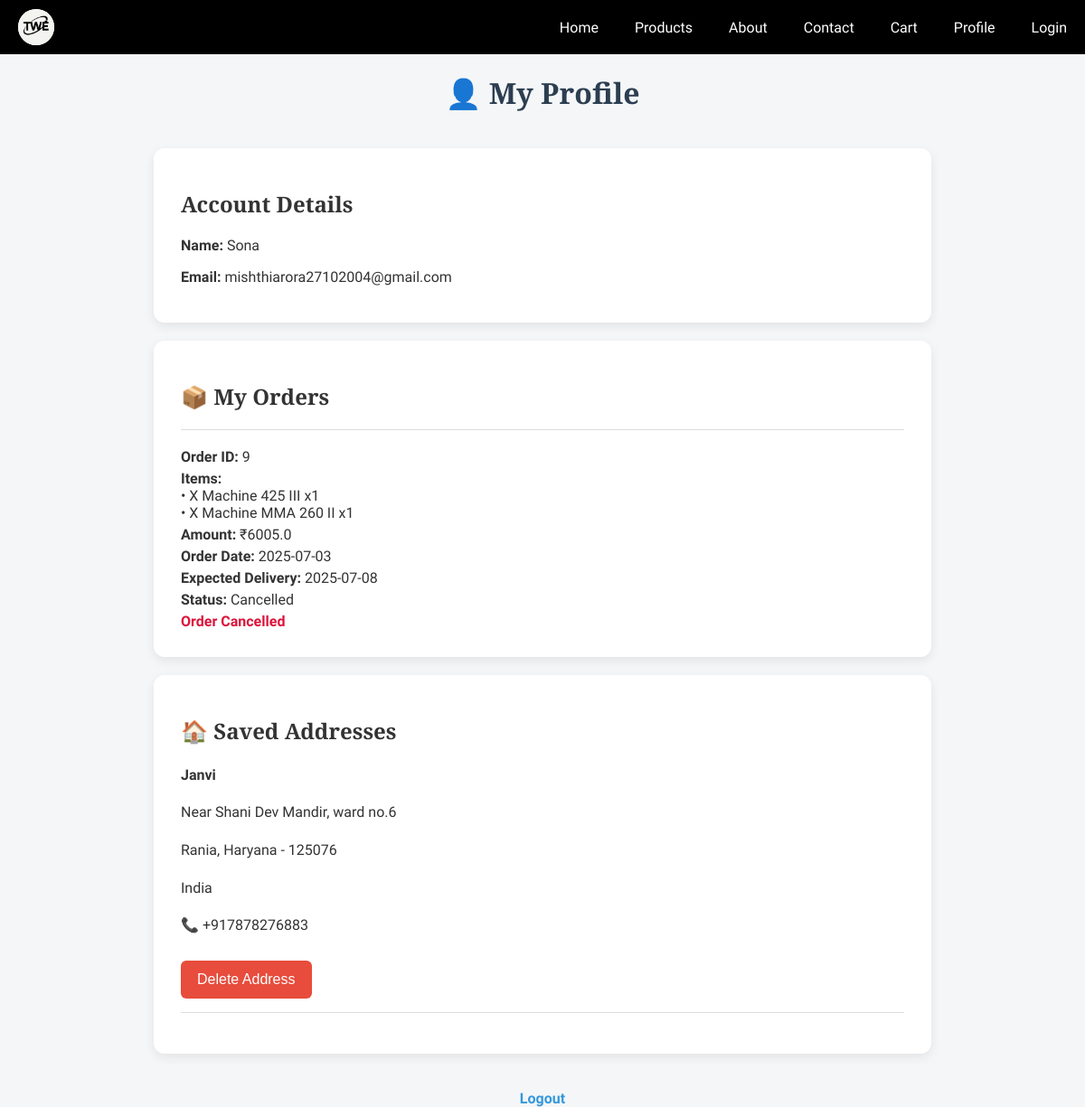
The page /profile (signed in) on the database its author committed.
### tables this page shows
CREATE TABLE users (
            id INTEGER PRIMARY KEY AUTOINCREMENT,
            username TEXT NOT NULL UNIQUE,
            email TEXT NOT NULL UNIQUE,
            password TEXT NOT NULL
        , reset_token TEXT, reset_token_expiry DATETIME);

CREATE TABLE orders (
    id INTEGER PRIMARY KEY AUTOINCREMENT,
    user_id INTEGER NOT NULL,
    items TEXT NOT NULL,
    total_amount REAL NOT NULL,
    order_date TEXT NOT NULL,
    expected_delivery TEXT NOT NULL,
    status TEXT DEFAULT 'Placed',
    FOREIGN KEY (user_id) REFERENCES users(id)
);

CREATE TABLE "addresses" (
	"id"	INTEGER,
	"user_id"	INTEGER NOT NULL,
	"name"	TEXT NOT NULL,
	"phone"	TEXT NOT NULL,
	"address_line"	TEXT NOT NULL,
	"city"	TEXT NOT NULL,
	"state"	TEXT NOT NULL,
	"pincode"	TEXT NOT NULL,
	"country"	TEXT,
	PRIMARY KEY("id" AUTOINCREMENT),
	FOREIGN KEY("user_id") REFERENCES "users"("id")
);

### app.py (the view)
@app.route('/profile')
def profile():
    user_id = session.get('user_id')
    if not user_id:
        flash("Please log in to view your profile.", "danger")
        return redirect(url_for('login'))
    conn = get_db_connection()
    user = conn.execute("SELECT * FROM users WHERE id = ?", (user_id,)).fetchone()
    addresses = conn.execute("SELECT * FROM addresses WHERE user_id = ?", (user_id,)).fetchall()
    orders = conn.execute("SELECT * FROM orders WHERE user_id = ?", (user_id,)).fetchall()
    conn.close()
    return render_template('profile.html', user=user, addresses=addresses, orders=orders)

### app.py (called while the page is built)
def get_db_connection():
    conn = sqlite3.connect(DATABASE)
    conn.row_factory = sqlite3.Row
    return conn

### templates/profile.html (shortened to what this page needs)
<!DOCTYPE html>
<html lang="en">
<head>
  <link rel="stylesheet" href="{{ url_for('static', filename='style.css') }}" />
</head>
<body>
  <nav class="navbar">
    <div class="logo">
      <img src="{{ url_for('static', filename='pictures/TWE.png') }}" alt="Logo" />    </div>
    <ul class="nav-links" id="nav-links">
      <li><a href="/">Home</a></li>
      <li><a href="{{ url_for('products') }}">Products</a></li>
      <li><a href="/about">About</a></li>
      <li><a href="/contact">Contact</a></li>
      <li><a href="/cart">Cart</a></li>
      <li><a href="/profile">Profile</a></li>
      <li><a href="/login">Login</a></li>
    </ul>
  </nav>
  <h1>👤 My Profile</h1>
  <div class="section">
    <h2>Account Details</h2>
    <p><span class="label">Name:</span> {{ user.name or session.get('username') or 'N/A' }}</p>
    <p><span class="label">Email:</span> {{ user.email }}</p>
  </div>
  <div class="section">
    <h2>📦 My Orders</h2>
    {% if orders %}
      {% for order in orders %}
        <div class="order-entry">
          <p><span class="label">Order ID:</span> {{ order.id }}</p>
          <p><span class="label">Items:</span><br>{{ order.items.replace('\n', '<br>') | safe }}</p>
          <p><span class="label">Amount:</span> ₹{{ order.total_amount }}</p>
          <p><span class="label">Order Date:</span> {{ order.order_date }}</p>
          <p><span class="label">Expected Delivery:</span> {{ order.expected_delivery }}</p>
          <p><span class="label">Status:</span> {{ order.status }}</p>
          {% if order.status != 'Cancelled' %}
            <form action="{{ url_for('cancel_order', order_id=order.id) }}" method="POST" onsubmit="return confirm('Are you sure you want to cancel this order?');">
              <button class="cancel-btn" type="submit">Cancel Order</button>
            </form>
            <p class="note">* Cancellation only allowed within 2 days of ordering, and not after shipping.</p>
          {% else %}
            <p class="cancelled">Order Cancelled</p>
          {% endif %}
        </div>
      {% endfor %}
    {% else %}
      <p>No orders found.</p>
    {% endif %}
  </div>
  <div class="section">
    <h2>🏠 Saved Addresses</h2>
    {% if addresses %}
      {% for addr in addresses %}
        <div class="address">
          <p><strong>{{ addr.name }}</strong></p>
          <p>{{ addr.address_line }}</p>
          <p>{{ addr.city }}, {{ addr.state }} - {{ addr.pincode }}</p>
          <p>{{ addr.country }}</p>
          <p>📞 {{ addr.phone }}</p>
          <form action="{{ url_for('delete_address', address_id=addr.id) }}" method="POST" onsubmit="return confirm('Are you sure you want to delete this address?');">
            <button class="delete-btn" type="submit">Delete Address</button>
          </form>
        </div>
      {% endfor %}
    {% else %}
      <p>No saved addresses.</p>
    {% endif %}
  </div>
  <a class="logout-link" href="{{ url_for('logout') }}">Logout</a>
</body>
</html>

### static/style.css (style rules this page uses)
body { font-family: 'Open Sans', sans-serif; margin: 0; padding: 0; background-color: #f7f7f7; color: #333; }
.navbar { display: flex; justify-content: space-between; align-items: center; padding: 12px 24px; background-color: #000; }
.navbar .nav-links a { color: white; text-decoration: none; margin-left: 20px; font-weight: 500; transition: color 0.2s; }
.section { padding: 60px 20px; max-width: 1200px; margin: auto; }

### templates/profile.html (style rules this page uses)
body { font-family: 'Open Sans', sans-serif; background: #f4f6f8; padding-top: 60px; margin: 0; }
h1, h2 { font-family: 'Playfair Display', serif; }
h1 { text-align: center; margin-bottom: 40px; color: #2c3e50; }
.section { background: #fff; padding: 25px 30px; border-radius: 12px; box-shadow: 0 4px 12px rgba(0, 0, 0, 0.08); margin: 20px auto; max-width: 800px; }
.order-entry { border-top: 1px solid #ddd; padding-top: 15px; margin-top: 15px; }
.order-entry p { margin: 5px 0; }
.cancel-btn, .delete-btn { padding: 12px 18px; background-color: #e74c3c; color: #fff; border: none; border-radius: 6px; cursor: pointer; margin-top: 10px; font-size: 1rem; }
.cancelled { color: crimson; font-weight: bold; margin-top: 10px; }
.address { margin-bottom: 20px; line-height: 1.6; padding-bottom: 15px; border-bottom: 1px solid #ddd; }
.logout-link { display: block; text-align: center; margin-top: 40px; color: #3498db; font-weight: bold; text-decoration: none; }
.label { font-weight: bold; }
.navbar { background: black; color: white; position: fixed; top: 0; left: 0; right: 0; display: flex; justify-content: space-between; align-items: center; padding: 10px 20px; z-index: 1000; }
.logo { display: flex; align-items: center; gap: 10px; font-weight: bold; font-size: 1.5rem; }
.logo img { height: 40px; width: 40px; border-radius: 50%; background: white; object-fit: contain; }
.nav-links { list-style: none; display: flex; gap: 20px; margin: 0; padding: 0; }
.nav-links li a { color: white; text-decoration: none; font-weight: 500; display: block; padding: 8px 0; }

### rows shown on the page
users: username "Sona", email "mishthiarora27102004@gmail.com"
orders: id "9", items.replace "• X Machine 425 III x1 • X Machine MMA 260 II x1", total_amount "6005.0", order_date "2025-07-03", expected_delivery "2025-07-08", status "Cancelled", shows "Order Cancelled"
addresses: name "Janvi", address_line "Near Shani Dev Mandir, ward no.6", city "Rania", state "Haryana", pincode "125076", country "India", phone "+917878276883"
